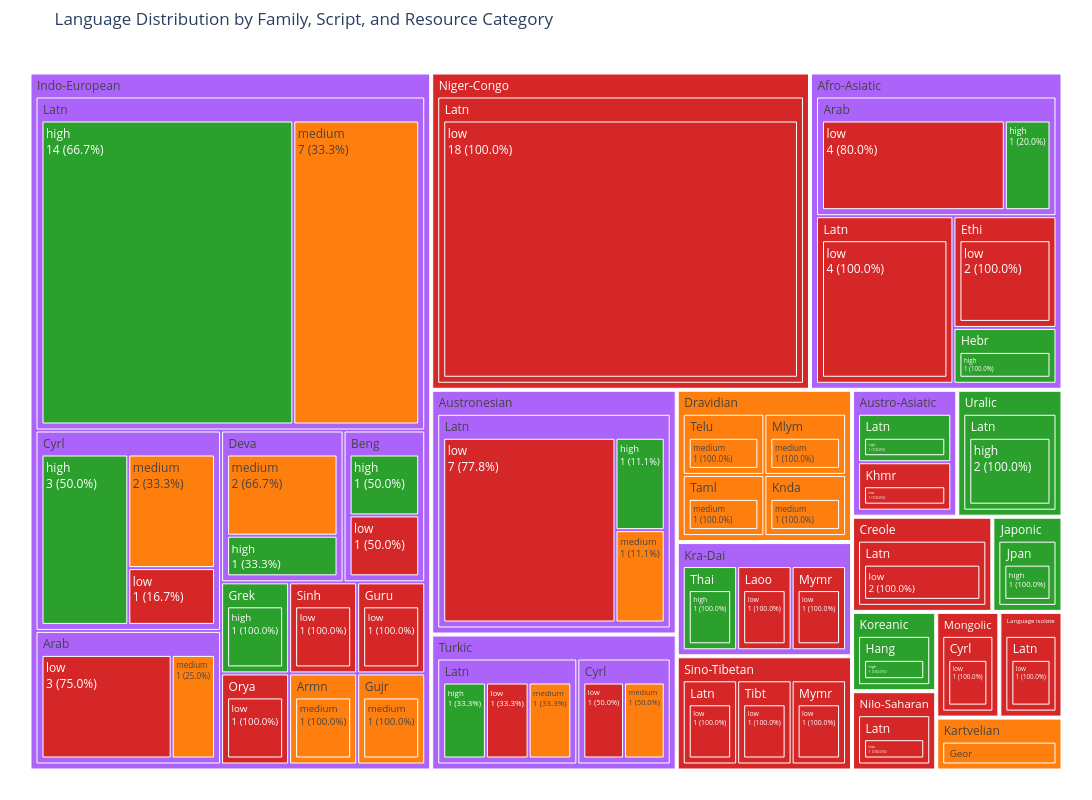
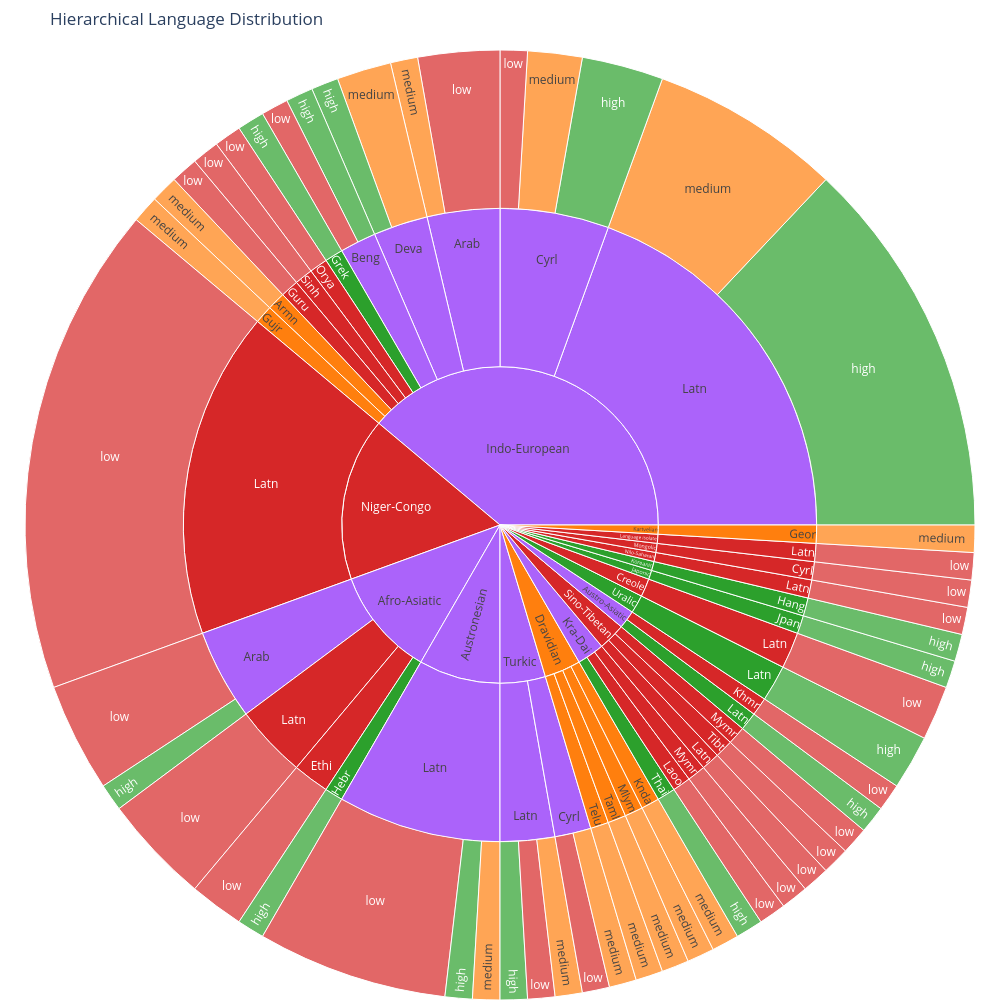

The code cell stored with these charts, in order, in its notebook:
### Markdown cell above
### Interactive Visualizations

### Code cell
# Show representation of resource_category, script and family through a single visualization?
# Create a hierarchical visualization using treemap
import plotly.express as px

# Prepare aggregated data for visualization
agg_data = fw2_lang_doc_distr_df.groupby(['family', 'script', 'resource_category']).size().reset_index(name='count')

# Create treemap visualization
fig = px.treemap(
    agg_data,
    path=['family', 'script', 'resource_category'],
    values='count',
    color='resource_category',
    color_discrete_map={
        'high': '#2ca02c',      # Green
        'medium': '#ff7f0e',    # Orange
        'low': '#d62728'        # Red
    },
    title='Language Distribution by Family, Script, and Resource Category',
    width=1200,
    height=800
)

# Update layout for better readability
fig.update_traces(
    textinfo='label+percent parent',
    texttemplate='%{label}<br>%{value} (%{percentParent:.1%})'
)
fig.update_layout(
    margin=dict(t=50, l=25, r=25, b=25)
)

# Show the plot
fig.show()

# Alternative: Create a sunburst plot for radial visualization
fig_sunburst = px.sunburst(
    agg_data,
    path=['family', 'script', 'resource_category'],
    values='count',
    color='resource_category',
    color_discrete_map={
        'high': '#2ca02c',
        'medium': '#ff7f0e',
        'low': '#d62728'
    },
    title='Hierarchical Language Distribution',
    width=1000,
    height=1000
)

fig_sunburst.update_layout(margin=dict(t=50, l=0, r=0, b=0))
fig_sunburst.show()

### Figure 1 — Plotly figure (JSON) as saved in the notebook; plotly's stock layout.template omitted (floating-point values rounded to 4 significant figures)
{"data": [{"branchvalues": "total", "customdata": [["(?)"], ["(?)"], ["(?)"], ["(?)"], ["(?)"], ["(?)"], ["(?)"], ["(?)"], ["(?)"], ["(?)"], ["(?)"], ["(?)"], ["(?)"], ["(?)"], ["(?)"], ["high"], ["high"], ["high"], ["high"], ["high"], ["high"], ["high"], ["high"], ["high"], ["high"], ["high"], ["high"], ["high"], ["high"], ["high"], ["high"], ["high"], ["high"], ["high"], ["high"], ["high"], ["high"], ["high"], ["high"], ["low"], ["low"], ["low"], ["low"], ["low"], ["low"], ["low"], ["low"], ["low"], ["low"], ["low"], ["low"], ["low"], ["low"], ["low"], ["low"], ["low"], ["low"], ["low"], ["low"], ["low"], ["low"], ["low"], ["low"], ["low"], ["low"], ["low"], ["low"], ["low"], ["low"], ["low"], ["low"], ["low"], ["low"], ["low"], ["low"], ["low"], ["low"], ["low"], ["low"], ["low"], ["low"], ["low"], ["low"], ["low"], ["medium"], ["medium"], ["medium"], ["medium"], ["medium"], ["medium"], ["medium"], ["medium"], ["medium"], ["medium"], ["medium"], ["medium"], ["medium"], ["medium"], ["medium"], ["medium"], ["medium"], ["medium"], ["medium"], ["medium"], ["medium"], ["medium"], ["medium"]], "domain": {"x": [0, 1], "y": [0, 1]}, "hovertemplate": "labels=%{label}<br>count=%{value}<br>parent=%{parent}<br>id=%{id}<br>resource_category=%{customdata[0]}<extra></extra>", "ids": ["Indo-European/Latn", "Indo-European/Deva", "Indo-European/Arab", "Austronesian/Latn", "Turkic", "Afro-Asiatic/Arab", "Turkic/Cyrl", "Indo-European/Cyrl", "Turkic/Latn", "Afro-Asiatic", "Austro-Asiatic", "Austronesian", "Indo-European", "Kra-Dai", "Indo-European/Beng", "Austro-Asiatic/Latn", "Turkic/Latn/high", "Kra-Dai/Thai/high", "Uralic/Latn/high", "Afro-Asiatic/Arab/high", "Koreanic/Hang/high", "Japonic/Jpan", "Koreanic/Hang", "Kra-Dai/Thai", "Uralic/Latn", "Japonic", "Koreanic", "Indo-European/Grek", "Japonic/Jpan/high", "Afro-Asiatic/Hebr", "Uralic", "Indo-European/Cyrl/high", "Indo-European/Deva/high", "Indo-European/Grek/high", "Austronesian/Latn/high", "Austro-Asiatic/Latn/high", "Afro-Asiatic/Hebr/high", "Indo-European/Beng/high", "Indo-European/Latn/high", "Afro-Asiatic/Ethi/low", "Indo-European/Orya", "Indo-European/Sinh", "Kra-Dai/Laoo", "Sino-Tibetan", "Kra-Dai/Mymr", "Language isolate/Latn", "Mongolic/Cyrl", "Niger-Congo/Latn", "Nilo-Saharan/Latn", "Afro-Asiatic/Arab/low", "Sino-Tibetan/Latn", "Sino-Tibetan/Tibt", "Nilo-Saharan", "Indo-European/Guru", "Austronesian/Latn/low", "Niger-Congo", "Mongolic", "Austro-Asiatic/Khmr/low", "Creole", "Afro-Asiatic/Latn/low", "Language isolate", "Sino-Tibetan/Mymr", "Creole/Latn/low", "Indo-European/Orya/low", "Indo-European/Arab/low", "Indo-European/Beng/low", "Sino-Tibetan/Tibt/low", "Afro-Asiatic/Ethi", "Sino-Tibetan/Mymr/low", "Afro-Asiatic/Latn", "Austro-Asiatic/Khmr", "Sino-Tibetan/Latn/low", "Indo-European/Cyrl/low", "Creole/Latn", "Nilo-Saharan/Latn/low", "Turkic/Cyrl/low", "Niger-Congo/Latn/low", "Mongolic/Cyrl/low", "Language isolate/Latn/low", "Kra-Dai/Mymr/low", "Kra-Dai/Laoo/low", "Indo-European/Guru/low", "Indo-European/Sinh/low", "Turkic/Latn/low", "Kartvelian", "Indo-European/Gujr/medium", "Kartvelian/Geor/medium", "Dravidian", "Indo-European/Armn", "Turkic/Cyrl/medium", "Dravidian/Telu", "Indo-European/Armn/medium", "Indo-European/Arab/medium", "Indo-European/Latn/medium", "Indo-European/Gujr", "Dravidian/Taml", "Dravidian/Telu/medium", "Dravidian/Mlym", "Dravidian/Knda", "Dravidian/Taml/medium", "Kartvelian/Geor", "Dravidian/Mlym/medium", "Dravidian/Knda/medium", "Indo-European/Cyrl/medium", "Indo-European/Deva/medium", "Austronesian/Latn/medium", "Turkic/Latn/medium"], "labels": ["Latn", "Deva", "Arab", "Latn", "Turkic", "Arab", "Cyrl", "Cyrl", "Latn", "Afro-Asiatic", "Austro-Asiatic", "Austronesian", "Indo-European", "Kra-Dai", "Beng", "Latn", "high", "high", "high", "high", "high", "Jpan", "Hang", "Thai", "Latn", "Japonic", "Koreanic", "Grek", "high", "Hebr", "Uralic", "high", "high", "high", "high", "high", "high", "high", "high", "low", "Orya", "Sinh", "Laoo", "Sino-Tibetan", "Mymr", "Latn", "Cyrl", "Latn", "Latn", "low", "Latn", "Tibt", "Nilo-Saharan", "Guru", "low", "Niger-Congo", "Mongolic", "low", "Creole", "low", "Language isolate", "Mymr", "low", "low", "low", "low", "low", "Ethi", "low", "Latn", "Khmr", "low", "low", "Latn", "low", "low", "low", "low", "low", "low", "low", "low", "low", "low", "Kartvelian", "medium", "medium", "Dravidian", "Armn", "medium", "Telu", "medium", "medium", "medium", "Gujr", "Taml", "medium", "Mlym", "Knda", "medium", "Geor", "medium", "medium", "medium", "medium", "medium", "medium"], "marker": {"colors": ["#ab63fa", "#ab63fa", "#ab63fa", "#ab63fa", "#ab63fa", "#ab63fa", "#ab63fa", "#ab63fa", "#ab63fa", "#ab63fa", "#ab63fa", "#ab63fa", "#ab63fa", "#ab63fa", "#ab63fa", "#2ca02c", "#2ca02c", "#2ca02c", "#2ca02c", "#2ca02c", "#2ca02c", "#2ca02c", "#2ca02c", "#2ca02c", "#2ca02c", "#2ca02c", "#2ca02c", "#2ca02c", "#2ca02c", "#2ca02c", "#2ca02c", "#2ca02c", "#2ca02c", "#2ca02c", "#2ca02c", "#2ca02c", "#2ca02c", "#2ca02c", "#2ca02c", "#d62728", "#d62728", "#d62728", "#d62728", "#d62728", "#d62728", "#d62728", "#d62728", "#d62728", "#d62728", "#d62728", "#d62728", "#d62728", "#d62728", "#d62728", "#d62728", "#d62728", "#d62728", "#d62728", "#d62728", "#d62728", "#d62728", "#d62728", "#d62728", "#d62728", "#d62728", "#d62728", "#d62728", "#d62728", "#d62728", "#d62728", "#d62728", "#d62728", "#d62728", "#d62728", "#d62728", "#d62728", "#d62728", "#d62728", "#d62728", "#d62728", "#d62728", "#d62728", "#d62728", "#d62728", "#ff7f0e", "#ff7f0e", "#ff7f0e", "#ff7f0e", "#ff7f0e", "#ff7f0e", "#ff7f0e", "#ff7f0e", "#ff7f0e", "#ff7f0e", "#ff7f0e", "#ff7f0e", "#ff7f0e", "#ff7f0e", "#ff7f0e", "#ff7f0e", "#ff7f0e", "#ff7f0e", "#ff7f0e", "#ff7f0e", "#ff7f0e", "#ff7f0e", "#ff7f0e"]}, "name": "", "parents": ["Indo-European", "Indo-European", "Indo-European", "Austronesian", "", "Afro-Asiatic", "Turkic", "Indo-European", "Turkic", "", "", "", "", "", "Indo-European", "Austro-Asiatic", "Turkic/Latn", "Kra-Dai/Thai", "Uralic/Latn", "Afro-Asiatic/Arab", "Koreanic/Hang", "Japonic", "Koreanic", "Kra-Dai", "Uralic", "", "", "Indo-European", "Japonic/Jpan", "Afro-Asiatic", "", "Indo-European/Cyrl", "Indo-European/Deva", "Indo-European/Grek", "Austronesian/Latn", "Austro-Asiatic/Latn", "Afro-Asiatic/Hebr", "Indo-European/Beng", "Indo-European/Latn", "Afro-Asiatic/Ethi", "Indo-European", "Indo-European", "Kra-Dai", "", "Kra-Dai", "Language isolate", "Mongolic", "Niger-Congo", "Nilo-Saharan", "Afro-Asiatic/Arab", "Sino-Tibetan", "Sino-Tibetan", "", "Indo-European", "Austronesian/Latn", "", "", "Austro-Asiatic/Khmr", "", "Afro-Asiatic/Latn", "", "Sino-Tibetan", "Creole/Latn", "Indo-European/Orya", "Indo-European/Arab", "Indo-European/Beng", "Sino-Tibetan/Tibt", "Afro-Asiatic", "Sino-Tibetan/Mymr", "Afro-Asiatic", "Austro-Asiatic", "Sino-Tibetan/Latn", "Indo-European/Cyrl", "Creole", "Nilo-Saharan/Latn", "Turkic/Cyrl", "Niger-Congo/Latn", "Mongolic/Cyrl", "Language isolate/Latn", "Kra-Dai/Mymr", "Kra-Dai/Laoo", "Indo-European/Guru", "Indo-European/Sinh", "Turkic/Latn", "", "Indo-European/Gujr", "Kartvelian/Geor", "", "Indo-European", "Turkic/Cyrl", "Dravidian", "Indo-European/Armn", "Indo-European/Arab", "Indo-European/Latn", "Indo-European", "Dravidian", "Dravidian/Telu", "Dravidian", "Dravidian", "Dravidian/Taml", "Kartvelian", "Dravidian/Mlym", "Dravidian/Knda", "Indo-European/Cyrl", "Indo-European/Deva", "Austronesian/Latn", "Turkic/Latn"], "textinfo": "label+percent parent", "texttemplate": "%{label}<br>%{value} (%{percentParent:.1%})", "type": "treemap", "values": [21.0, 3.0, 4.0, 9.0, 5.0, 5.0, 2.0, 6.0, 3.0, 12.0, 2.0, 9.0, 42.0, 3.0, 2.0, 1.0, 1.0, 1.0, 2.0, 1.0, 1.0, 1.0, 1.0, 1.0, 2.0, 1.0, 1.0, 1.0, 1.0, 1.0, 2.0, 3.0, 1.0, 1.0, 1.0, 1.0, 1.0, 1.0, 14.0, 2.0, 1.0, 1.0, 1.0, 3.0, 1.0, 1.0, 1.0, 18.0, 1.0, 4.0, 1.0, 1.0, 1.0, 1.0, 7.0, 18.0, 1.0, 1.0, 2.0, 4.0, 1.0, 1.0, 2.0, 1.0, 3.0, 1.0, 1.0, 2.0, 1.0, 4.0, 1.0, 1.0, 1.0, 2.0, 1.0, 1.0, 18.0, 1.0, 1.0, 1.0, 1.0, 1.0, 1.0, 1.0, 1.0, 1.0, 1.0, 4.0, 1.0, 1.0, 1.0, 1.0, 1.0, 7.0, 1.0, 1.0, 1.0, 1.0, 1.0, 1.0, 1.0, 1.0, 1.0, 2.0, 2.0, 1.0, 1.0]}], "layout": {"height": 800, "legend": {"tracegroupgap": 0}, "margin": {"b": 25, "l": 25, "r": 25, "t": 50}, "title": {"text": "Language Distribution by Family, Script, and Resource Category"}, "width": 1200}}

### Figure 2 — Plotly figure (JSON) as saved in the notebook; plotly's stock layout.template omitted (floating-point values rounded to 4 significant figures)
{"data": [{"branchvalues": "total", "customdata": [["(?)"], ["(?)"], ["(?)"], ["(?)"], ["(?)"], ["(?)"], ["(?)"], ["(?)"], ["(?)"], ["(?)"], ["(?)"], ["(?)"], ["(?)"], ["(?)"], ["(?)"], ["high"], ["high"], ["high"], ["high"], ["high"], ["high"], ["high"], ["high"], ["high"], ["high"], ["high"], ["high"], ["high"], ["high"], ["high"], ["high"], ["high"], ["high"], ["high"], ["high"], ["high"], ["high"], ["high"], ["high"], ["low"], ["low"], ["low"], ["low"], ["low"], ["low"], ["low"], ["low"], ["low"], ["low"], ["low"], ["low"], ["low"], ["low"], ["low"], ["low"], ["low"], ["low"], ["low"], ["low"], ["low"], ["low"], ["low"], ["low"], ["low"], ["low"], ["low"], ["low"], ["low"], ["low"], ["low"], ["low"], ["low"], ["low"], ["low"], ["low"], ["low"], ["low"], ["low"], ["low"], ["low"], ["low"], ["low"], ["low"], ["low"], ["medium"], ["medium"], ["medium"], ["medium"], ["medium"], ["medium"], ["medium"], ["medium"], ["medium"], ["medium"], ["medium"], ["medium"], ["medium"], ["medium"], ["medium"], ["medium"], ["medium"], ["medium"], ["medium"], ["medium"], ["medium"], ["medium"], ["medium"]], "domain": {"x": [0, 1], "y": [0, 1]}, "hovertemplate": "labels=%{label}<br>count=%{value}<br>parent=%{parent}<br>id=%{id}<br>resource_category=%{customdata[0]}<extra></extra>", "ids": ["Indo-European/Latn", "Indo-European/Deva", "Indo-European/Arab", "Austronesian/Latn", "Turkic", "Afro-Asiatic/Arab", "Turkic/Cyrl", "Indo-European/Cyrl", "Turkic/Latn", "Afro-Asiatic", "Austro-Asiatic", "Austronesian", "Indo-European", "Kra-Dai", "Indo-European/Beng", "Austro-Asiatic/Latn", "Turkic/Latn/high", "Kra-Dai/Thai/high", "Uralic/Latn/high", "Afro-Asiatic/Arab/high", "Koreanic/Hang/high", "Japonic/Jpan", "Koreanic/Hang", "Kra-Dai/Thai", "Uralic/Latn", "Japonic", "Koreanic", "Indo-European/Grek", "Japonic/Jpan/high", "Afro-Asiatic/Hebr", "Uralic", "Indo-European/Cyrl/high", "Indo-European/Deva/high", "Indo-European/Grek/high", "Austronesian/Latn/high", "Austro-Asiatic/Latn/high", "Afro-Asiatic/Hebr/high", "Indo-European/Beng/high", "Indo-European/Latn/high", "Afro-Asiatic/Ethi/low", "Indo-European/Orya", "Indo-European/Sinh", "Kra-Dai/Laoo", "Sino-Tibetan", "Kra-Dai/Mymr", "Language isolate/Latn", "Mongolic/Cyrl", "Niger-Congo/Latn", "Nilo-Saharan/Latn", "Afro-Asiatic/Arab/low", "Sino-Tibetan/Latn", "Sino-Tibetan/Tibt", "Nilo-Saharan", "Indo-European/Guru", "Austronesian/Latn/low", "Niger-Congo", "Mongolic", "Austro-Asiatic/Khmr/low", "Creole", "Afro-Asiatic/Latn/low", "Language isolate", "Sino-Tibetan/Mymr", "Creole/Latn/low", "Indo-European/Orya/low", "Indo-European/Arab/low", "Indo-European/Beng/low", "Sino-Tibetan/Tibt/low", "Afro-Asiatic/Ethi", "Sino-Tibetan/Mymr/low", "Afro-Asiatic/Latn", "Austro-Asiatic/Khmr", "Sino-Tibetan/Latn/low", "Indo-European/Cyrl/low", "Creole/Latn", "Nilo-Saharan/Latn/low", "Turkic/Cyrl/low", "Niger-Congo/Latn/low", "Mongolic/Cyrl/low", "Language isolate/Latn/low", "Kra-Dai/Mymr/low", "Kra-Dai/Laoo/low", "Indo-European/Guru/low", "Indo-European/Sinh/low", "Turkic/Latn/low", "Kartvelian", "Indo-European/Gujr/medium", "Kartvelian/Geor/medium", "Dravidian", "Indo-European/Armn", "Turkic/Cyrl/medium", "Dravidian/Telu", "Indo-European/Armn/medium", "Indo-European/Arab/medium", "Indo-European/Latn/medium", "Indo-European/Gujr", "Dravidian/Taml", "Dravidian/Telu/medium", "Dravidian/Mlym", "Dravidian/Knda", "Dravidian/Taml/medium", "Kartvelian/Geor", "Dravidian/Mlym/medium", "Dravidian/Knda/medium", "Indo-European/Cyrl/medium", "Indo-European/Deva/medium", "Austronesian/Latn/medium", "Turkic/Latn/medium"], "labels": ["Latn", "Deva", "Arab", "Latn", "Turkic", "Arab", "Cyrl", "Cyrl", "Latn", "Afro-Asiatic", "Austro-Asiatic", "Austronesian", "Indo-European", "Kra-Dai", "Beng", "Latn", "high", "high", "high", "high", "high", "Jpan", "Hang", "Thai", "Latn", "Japonic", "Koreanic", "Grek", "high", "Hebr", "Uralic", "high", "high", "high", "high", "high", "high", "high", "high", "low", "Orya", "Sinh", "Laoo", "Sino-Tibetan", "Mymr", "Latn", "Cyrl", "Latn", "Latn", "low", "Latn", "Tibt", "Nilo-Saharan", "Guru", "low", "Niger-Congo", "Mongolic", "low", "Creole", "low", "Language isolate", "Mymr", "low", "low", "low", "low", "low", "Ethi", "low", "Latn", "Khmr", "low", "low", "Latn", "low", "low", "low", "low", "low", "low", "low", "low", "low", "low", "Kartvelian", "medium", "medium", "Dravidian", "Armn", "medium", "Telu", "medium", "medium", "medium", "Gujr", "Taml", "medium", "Mlym", "Knda", "medium", "Geor", "medium", "medium", "medium", "medium", "medium", "medium"], "marker": {"colors": ["#ab63fa", "#ab63fa", "#ab63fa", "#ab63fa", "#ab63fa", "#ab63fa", "#ab63fa", "#ab63fa", "#ab63fa", "#ab63fa", "#ab63fa", "#ab63fa", "#ab63fa", "#ab63fa", "#ab63fa", "#2ca02c", "#2ca02c", "#2ca02c", "#2ca02c", "#2ca02c", "#2ca02c", "#2ca02c", "#2ca02c", "#2ca02c", "#2ca02c", "#2ca02c", "#2ca02c", "#2ca02c", "#2ca02c", "#2ca02c", "#2ca02c", "#2ca02c", "#2ca02c", "#2ca02c", "#2ca02c", "#2ca02c", "#2ca02c", "#2ca02c", "#2ca02c", "#d62728", "#d62728", "#d62728", "#d62728", "#d62728", "#d62728", "#d62728", "#d62728", "#d62728", "#d62728", "#d62728", "#d62728", "#d62728", "#d62728", "#d62728", "#d62728", "#d62728", "#d62728", "#d62728", "#d62728", "#d62728", "#d62728", "#d62728", "#d62728", "#d62728", "#d62728", "#d62728", "#d62728", "#d62728", "#d62728", "#d62728", "#d62728", "#d62728", "#d62728", "#d62728", "#d62728", "#d62728", "#d62728", "#d62728", "#d62728", "#d62728", "#d62728", "#d62728", "#d62728", "#d62728", "#ff7f0e", "#ff7f0e", "#ff7f0e", "#ff7f0e", "#ff7f0e", "#ff7f0e", "#ff7f0e", "#ff7f0e", "#ff7f0e", "#ff7f0e", "#ff7f0e", "#ff7f0e", "#ff7f0e", "#ff7f0e", "#ff7f0e", "#ff7f0e", "#ff7f0e", "#ff7f0e", "#ff7f0e", "#ff7f0e", "#ff7f0e", "#ff7f0e", "#ff7f0e"]}, "name": "", "parents": ["Indo-European", "Indo-European", "Indo-European", "Austronesian", "", "Afro-Asiatic", "Turkic", "Indo-European", "Turkic", "", "", "", "", "", "Indo-European", "Austro-Asiatic", "Turkic/Latn", "Kra-Dai/Thai", "Uralic/Latn", "Afro-Asiatic/Arab", "Koreanic/Hang", "Japonic", "Koreanic", "Kra-Dai", "Uralic", "", "", "Indo-European", "Japonic/Jpan", "Afro-Asiatic", "", "Indo-European/Cyrl", "Indo-European/Deva", "Indo-European/Grek", "Austronesian/Latn", "Austro-Asiatic/Latn", "Afro-Asiatic/Hebr", "Indo-European/Beng", "Indo-European/Latn", "Afro-Asiatic/Ethi", "Indo-European", "Indo-European", "Kra-Dai", "", "Kra-Dai", "Language isolate", "Mongolic", "Niger-Congo", "Nilo-Saharan", "Afro-Asiatic/Arab", "Sino-Tibetan", "Sino-Tibetan", "", "Indo-European", "Austronesian/Latn", "", "", "Austro-Asiatic/Khmr", "", "Afro-Asiatic/Latn", "", "Sino-Tibetan", "Creole/Latn", "Indo-European/Orya", "Indo-European/Arab", "Indo-European/Beng", "Sino-Tibetan/Tibt", "Afro-Asiatic", "Sino-Tibetan/Mymr", "Afro-Asiatic", "Austro-Asiatic", "Sino-Tibetan/Latn", "Indo-European/Cyrl", "Creole", "Nilo-Saharan/Latn", "Turkic/Cyrl", "Niger-Congo/Latn", "Mongolic/Cyrl", "Language isolate/Latn", "Kra-Dai/Mymr", "Kra-Dai/Laoo", "Indo-European/Guru", "Indo-European/Sinh", "Turkic/Latn", "", "Indo-European/Gujr", "Kartvelian/Geor", "", "Indo-European", "Turkic/Cyrl", "Dravidian", "Indo-European/Armn", "Indo-European/Arab", "Indo-European/Latn", "Indo-European", "Dravidian", "Dravidian/Telu", "Dravidian", "Dravidian", "Dravidian/Taml", "Kartvelian", "Dravidian/Mlym", "Dravidian/Knda", "Indo-European/Cyrl", "Indo-European/Deva", "Austronesian/Latn", "Turkic/Latn"], "type": "sunburst", "values": [21.0, 3.0, 4.0, 9.0, 5.0, 5.0, 2.0, 6.0, 3.0, 12.0, 2.0, 9.0, 42.0, 3.0, 2.0, 1.0, 1.0, 1.0, 2.0, 1.0, 1.0, 1.0, 1.0, 1.0, 2.0, 1.0, 1.0, 1.0, 1.0, 1.0, 2.0, 3.0, 1.0, 1.0, 1.0, 1.0, 1.0, 1.0, 14.0, 2.0, 1.0, 1.0, 1.0, 3.0, 1.0, 1.0, 1.0, 18.0, 1.0, 4.0, 1.0, 1.0, 1.0, 1.0, 7.0, 18.0, 1.0, 1.0, 2.0, 4.0, 1.0, 1.0, 2.0, 1.0, 3.0, 1.0, 1.0, 2.0, 1.0, 4.0, 1.0, 1.0, 1.0, 2.0, 1.0, 1.0, 18.0, 1.0, 1.0, 1.0, 1.0, 1.0, 1.0, 1.0, 1.0, 1.0, 1.0, 4.0, 1.0, 1.0, 1.0, 1.0, 1.0, 7.0, 1.0, 1.0, 1.0, 1.0, 1.0, 1.0, 1.0, 1.0, 1.0, 2.0, 2.0, 1.0, 1.0]}], "layout": {"height": 1000, "legend": {"tracegroupgap": 0}, "margin": {"b": 0, "l": 0, "r": 0, "t": 50}, "title": {"text": "Hierarchical Language Distribution"}, "width": 1000}}
